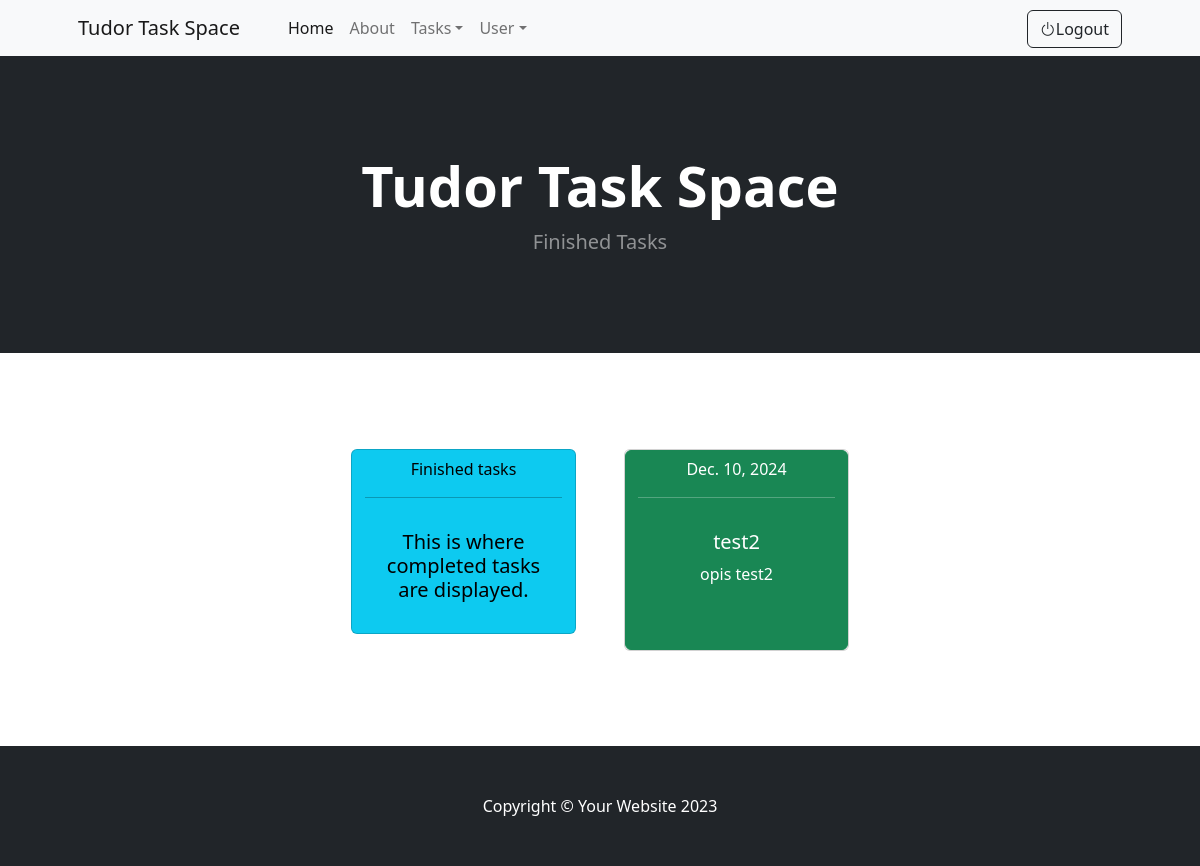
Screenshot of /finished_tasks (signed in) with the database file from the repository.
### tudor/models.py (models this page shows, shortened)
class Task(models.Model):
    task_user = models.ForeignKey(AppUser, on_delete=models.CASCADE)
    title = models.CharField(max_length=50)
    description = models.TextField(max_length=1000)
    date = models.DateField(default=datetime.datetime.today)
    image = models.ImageField(upload_to='uploads/task/', blank=True)
    is_done = models.BooleanField(default=False)

### tudor/views.py (the view)
# urls.py: path('finished_tasks', views.finished_tasks, name='finished_tasks'),
def finished_tasks(request):
    if request.user.is_authenticated:
        tasks = Task.objects.filter(task_user=request.user.id)
        return render(request, 'finished_tasks.html', {'tasks': tasks})
    else:
        return redirect('login')

### tudor/templates/finished_tasks.html (shortened to what this page needs)
{% extends 'base.html' %}
{% block content %}
        <header class="bg-dark py-5">
            <div class="container px-4 px-lg-5 my-5">
                <div class="text-center text-white">
                    <h1 class="display-4 fw-bolder">Tudor Task Space</h1>
                    <p class="lead fw-normal text-white-50 mb-0">Finished Tasks</p>
                </div>
            </div>
        </header>
        <section class="py-5">
            <div class="container px-4 px-lg-5 mt-5">
                <div class="row gx-4 gx-lg-5 row-cols-2 row-cols-md-3 row-cols-xl-4 justify-content-center">
                        <div class="col mb-5">
                        <div class="card text-bg-info mb-3"
                             style="max-width: 15rem; max-height: 15rem;">
                            <a class="btn btn-info mt-auto" data-bs-toggle="modal" data-bs-target="#FinishedInfo" href="#">
                                <div>Finished tasks</div>
                                <hr>
                                <div class="card-body">
                                    <h5 class="card-title">This is where completed tasks are displayed.</h5>
                                </div>
                            </a>
                        </div>
                    </div>
                    {% for task in tasks %}
                    {% if task.is_done == True %}
                    <div class="col mb-3">
                        <div class="card mb-3">
                        <a class="btn btn-success" style="card mb-1 width: 250px; height: 200px" data-bs-toggle="modal" data-bs-target="#Task-{{task.id}}" href="#">
                            <div>{{ task.date }}</div>
                            <hr>
                            <div class="card-body">
                                <h5 class="card-title">{{ task.title }}</h5>
                                <p class="card-text text-truncate">{{ task.description }}</p>
                            </div>
                        </a>
                        </div>
                    </div>
                    {% endif %}
                    {% endfor %}
                </div>
            </div>
        </section>
{% endblock %}

### rows the page displays
Task: date "Dec. 10, 2024", title "test2", description "opis test2"
